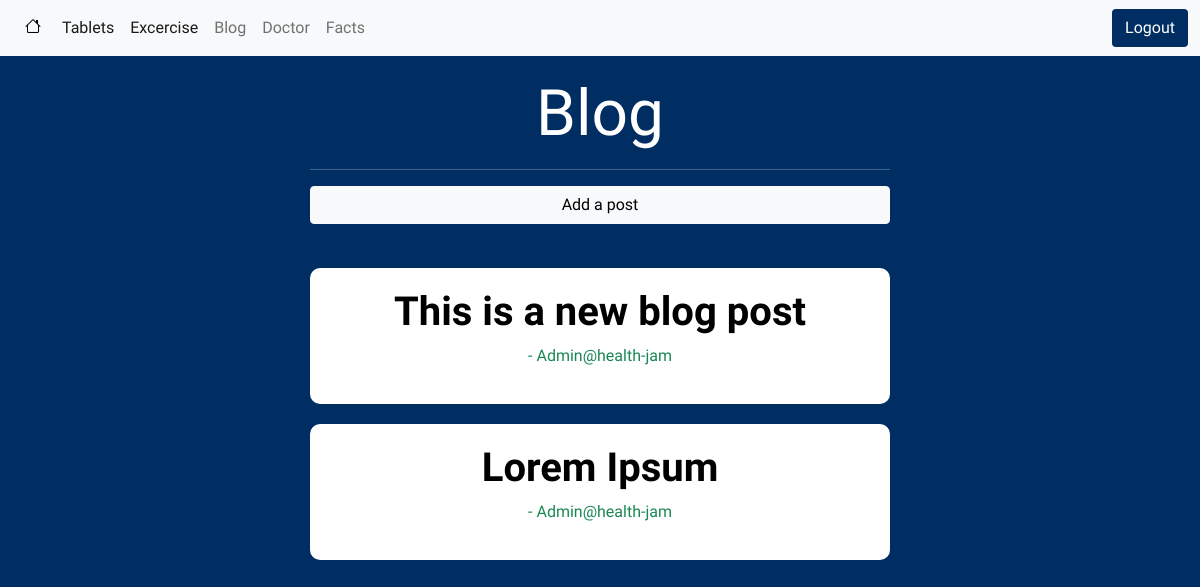
The page /blog (signed in) on the database its author committed.
### health_help/models.py (models this page shows, shortened)
class Blogs(models.Model):
    user_name = models.CharField(max_length=200 ,  default='')
    unique_id = models.CharField(max_length=100 , unique=True)
    title = models.CharField(max_length=100)
    text = models.CharField(max_length=3500)
    image = models.URLField(max_length=500 , blank=True)

### health_help/views.py (the view)
# urls.py: path('blog' , views.blog , name="blog"),
@login_required
def blog(request):
    all_posts = Blogs.objects.all()
    return render(request , "health_help/blog.html" , {
        'blogs':all_posts
    })

### health_help/templates/health_help/blog.html (shortened to what this page needs)
{% extends 'health_help/layout.html' %}
{% block body %}
<h1 class="display-3 text-center">Blog</h1>
<hr style="width:50%" class="mx-auto">
<div class="mx-auto text-center">
    <a class="btn-light btn" style="width:50%" href="{% url 'add_post' %}">Add a post</a>
</div>
<br>
{% for blog in blogs %}
<div class="blog-card-display mx-auto">
    <a href="{% url 'view_blog' blog.unique_id %}" style="text-decoration: none;color:black">
        <h1 class="text-center fw-bold">{{blog.title}}</h1>
        <p class="text-center  text-success">- {{blog.user_name}}</p>
        </a>
</div>
{% endfor %}
{% endblock %}

### health_help/static/health_help/main.css (style rules this page uses)
body { font-family: 'Mulish', sans-serif; background-color: #002D62; color:white; }
.blog-card-display { background-color: white; padding:20px; width:50%; border-radius: 10px; color: black; margin-top:20px; }

### rows shown on the page
Blogs: title "This is a new blog post", user_name "Admin@health-jam"
Blogs: title "Lorem Ipsum", user_name "Admin@health-jam"
